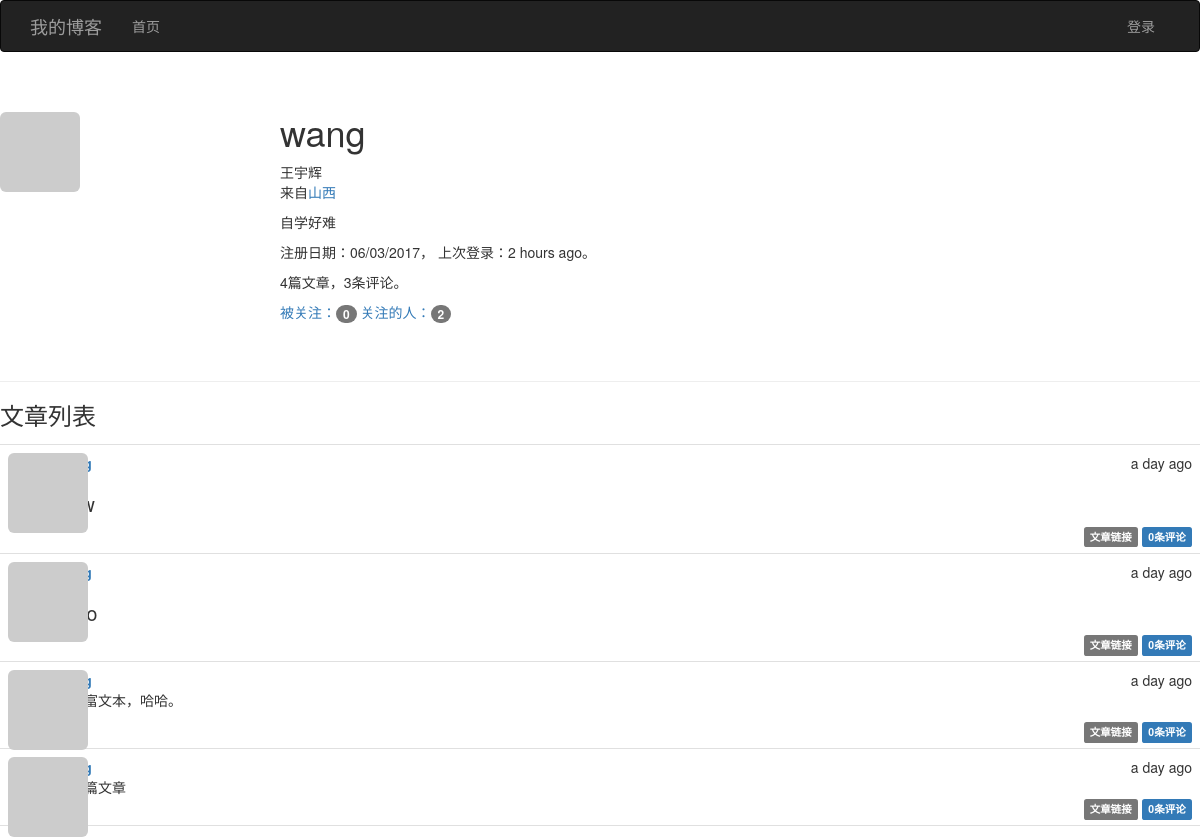
Before: /user/wang with the older database file.
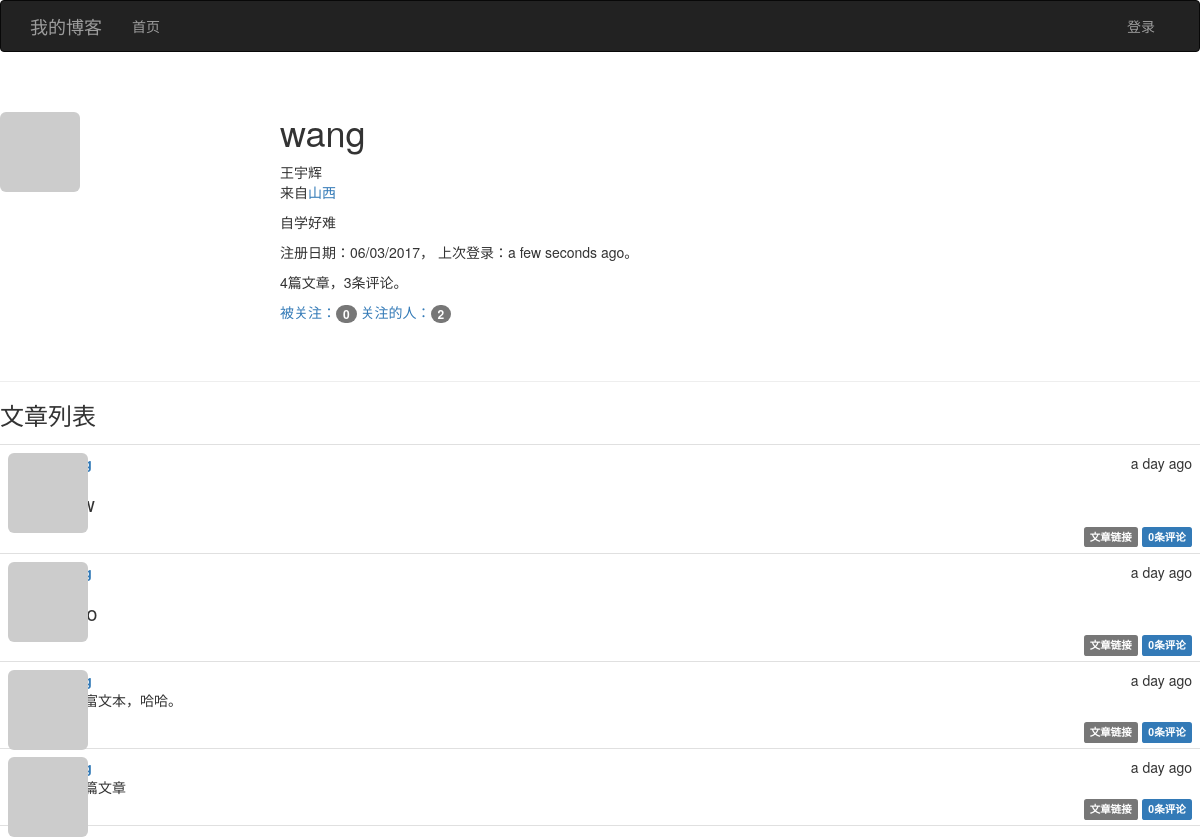
After: the same page with the newer database file.
### app/models.py (models this page shows, shortened)
class User(UserMixin,db.Model):
    __tablename__='users'
    id = db.Column(db.Integer, primary_key=True)
    email = db.Column(db.String(64), unique=True, index=True)
    username = db.Column(db.String(64), unique=True, index=True)
    password_hash = db.Column(db.String(128))
    confirmed = db.Column(db.Boolean, default=False)
    role_id = db.Column(db.Integer, db.ForeignKey('roles.id'))
    name = db.Column(db.String(64))
    location = db.Column(db.String(64))
    about_me = db.Column(db.Text())
    member_since = db.Column(db.DateTime(), default=datetime.utcnow)
    last_seen = db.Column(db.DateTime(), default=datetime.utcnow)
    avatar_hash = db.Column(db.String(32))
    posts = db.relationship('Post', backref='author', lazy='dynamic')
    followed = db.relationship('Follow',
                               foreign_keys=[Follow.follower_id],
                               backref=db.backref('follower', lazy='joined'),
                               lazy='dynamic',
                               cascade='all, delete-orphan')
    followers = db.relationship('Follow',
                               foreign_keys=[Follow.followed_id],
                               backref=db.backref('followed', lazy='joined'),
                                lazy='dynamic',
                               cascade='all, delete-orphan')
    comments = db.relationship("Comment", backref='author', lazy='dynamic')
    @property
    def password(self):
        raise AttributeError('password is not a readable attribute')
    def gravatar(self, size=100, default='identicon', rating='g'):
        if request.is_secure:
            url = 'http://secure.gravatar.com/avatar'
        else:
            url = 'http://www.gravatar.com/avatar'
        hash = self.avatar_hash or hashlib.md5(
            self.email.encode('utf-8')).hexdigest()
        return '{url}/{hash}?s={size}&d={default}&r={rating}'.format(
            url=url, hash=hash, size=size, default=default, rating=rating)

class Post(db.Model):
    __tablename__ = 'posts'
    id = db.Column(db.Integer, primary_key=True)
    body = db.Column(db.Text)
    body_html = db.Column(db.Text)
    timestamp = db.Column(db.DateTime, index=True, default=datetime.utcnow)
    author_id = db.Column(db.Integer, db.ForeignKey('users.id'))
    comments = db.relationship("Comment", backref='post', lazy='dynamic')

### app/main/views.py (the view)
@main.route('/user/<username>')
def user(username):
    user = User.query.filter_by(username=username).first()
    if user is None:
        abort(404)
    posts = user.posts.order_by(Post.timestamp.desc()).all()
    return render_template('user.html', user=user, posts=posts)

### app/auth/views.py (called while the page is built)
@auth.before_app_request
def before_request():
    if current_user.is_authenticated:
        current_user.ping()
        if not current_user.confirmed \
            and request.endpoint \
            and request.endpoint[:5] != 'auth.' \
            and request.endpoint != 'static':
            return redirect(url_for('auth.unconfirmed'))

### app/main/__init__.py (called while the page is built)
@main.app_context_processor
def inject_permissions():
    return dict(Permission=Permission)

### app/models.py (called while the page is built)
    def can(self, permissions):
        return False

    def is_administrator(self):
        return False

### app/templates/user.html (shortened to what this page needs)
{% extends "base.html" %}
{% import "bootstrap/wtf.html" as wtf %}
{% block page_content %}
<div class="page-header">
    <img class="img-rounded profile-thumbnail" src="{{ user.gravatar(size=256) }}">
    <div class="profile-header">
        <h1>{{ user.username }}</h1>
        {% if user.name or user.location %}
        <p>
            {% if user.name %}{{ user.name }}<br>{% endif %}
            {% if user.location %}来自<a href="http://map.baidu.com/?q={{ user.location }}">{{ user.location }}</a>{% endif %}
        </p>
        {% endif %}
        {% if user.about_me %}<p>{{ user.about_me }}</p>{% endif %}
        <p>
            注册日期：{{ moment(user.member_since).format('L') }}，
            上次登录：{{ moment(user.last_seen).fromNow() }}。
        </p>
        <p>{{ user.posts.count() }}篇文章，{{ user.comments.count() }}条评论。</p>
        <p>
            <a href="{{ url_for('.followers', username=user.username) }}">
                被关注：<span class="badge">{{ user.followers.count() - 1 }}</span>
            </a>
            <a href="{{ url_for('.followed_by', username=user.username) }}">
                关注的人：<span class="badge">{{ user.followed.count() - 1 }}</span>
            </a>
    </div>
</div>
<h3>文章列表</h3>
{% include "_posts.html" %}
{% endblock %}

### app/templates/base.html (shortened to what this page needs)
{% extends "bootstrap/base.html" %}
{% block head %}
{{ super() }}
<link rel="stylesheet" type="text/css" href="{{ url_for('static', filename='styles.css') }}">
{% endblock %}
{% block navbar %}
<div class="navbar navbar-inverse" role="navigation">
    <div class="container">
        <div class="navbar-header">
            <a class="navbar-brand" href="{{ url_for('main.index') }}">我的博客</a>
         </div>
        <div class="navbar-collapse collapse">
            <ul class="nav navbar-nav">
                <li><a href="{{ url_for('main.index') }}">首页</a> </li>
            </ul>
            <ul class="nav navbar-nav navbar-right">
                {% if current_user.is_authenticated %}
                <li class="dropdown">
                    <a href="#" class="dropdown-toggle" data-toggle="dropdown">
                        <img src="{{ current_user.gravatar(size=18) }}">
                        账户<b class="caret"></b>
                    </a>
                    <ul class="dropdown-menu">
                        <li><a href="{{ url_for('auth.change_password') }}">修改密码</a> </li>
                        <li><a href="{{ url_for('auth.change_email_request') }}">修改邮箱</a> </li>
                        <li><a href="{{ url_for('auth.logout') }}">退出账户</a> </li>
                    </ul>
                </li>
                {% else %}
                <li><a href="{{ url_for('auth.login') }}">登录</a></li>
                {% endif %}
            </ul>
         </div>
    </div>
</div>
{% endblock %}
{% block content %}
{% block page_content %}
{% endblock %}
{% endblock %}

### app/templates/_posts.html (shortened to what this page needs)
<ul class="posts">
    {% for post in posts %}
    <li class="post">
        <div class="profile-thumbnail">
            <a href="{{ url_for('.user', username=post.author.username) }}">
                <img class="img-rounded profile-thumbnail" src="{{ post.author.gravatar(size=40) }}">
            </a>
        </div>
        <div class="post-content">
            <div class="post-date">{{ moment(post.timestamp).fromNow() }}</div>
            <div class="post-author">
                <a href="{{ url_for('.user', username=post.author.username) }}">
                </a>
            </div>
            <div class="post-body">
                {% if post.body_html %}
                {{ post.body_html | safe }}
                {% else %}
                {{ post.body }}
                {% endif %}
            </div>
            <div class="post-footer">
                <a href="{{ url_for('.post', id=post.id) }}">
                    <span class="label label-default">文章链接</span>
                </a>
                <a href="{{ url_for('.post', id=post.id) }}#comments">
                    <span class="label label-primary">{{ post.comments.count() }}条评论</span>
                </a>
            </div>
        </div>
    </li>
    {% endfor %}
</ul>

### app/static/styles.css (style rules this page uses)
.profile-thumbnail { position: absolute; }
.profile-header { min-height: 260px; margin-left: 280px; }
ul.posts { list-style-type: none; padding: 0px; margin: 16px 0px 0px 0px; border-top: 1px solid #e0e0e0; }
ul.posts li.post { padding: 8px; border-bottom: 1px solid #e0e0e0; }
div.post-date { float: right; }
div.post-author { font-weight: bold; }
div.post-content { margin-left: 48px; min-height: 48px; }
div.post-footer { text-align: right; }
.post-body h1 { font-size: 140%; }

Changed rows visible on the page:
changed User "wang": last_seen "2 hours ago" → "a few seconds ago"
